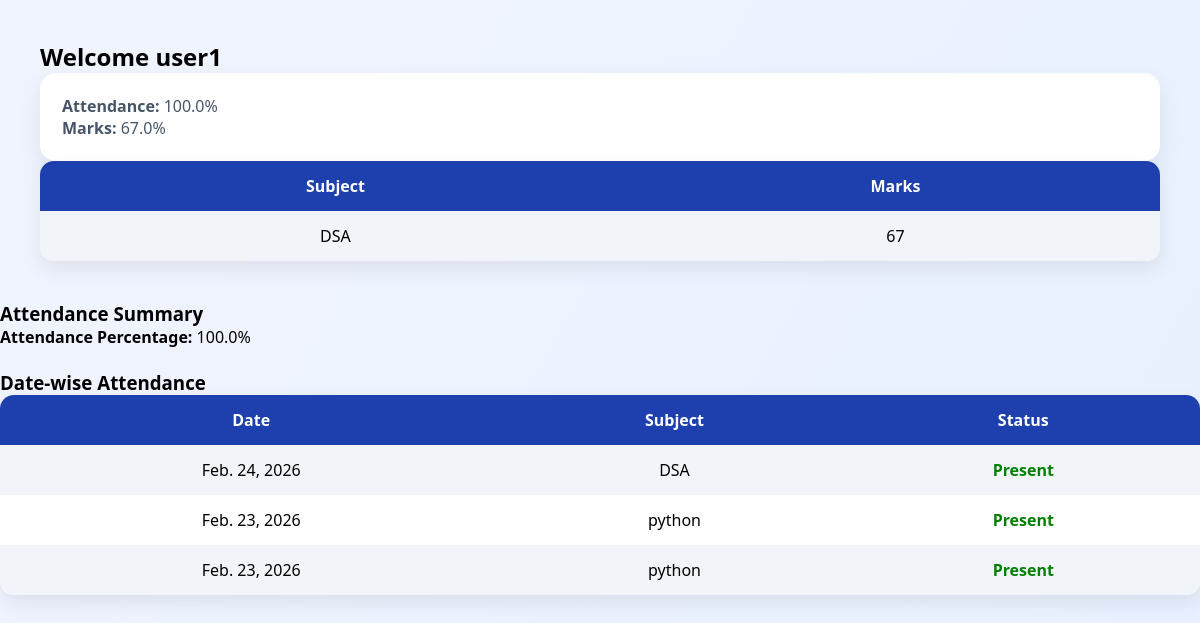
Page /dashboard/ (signed in) on the earlier database version.
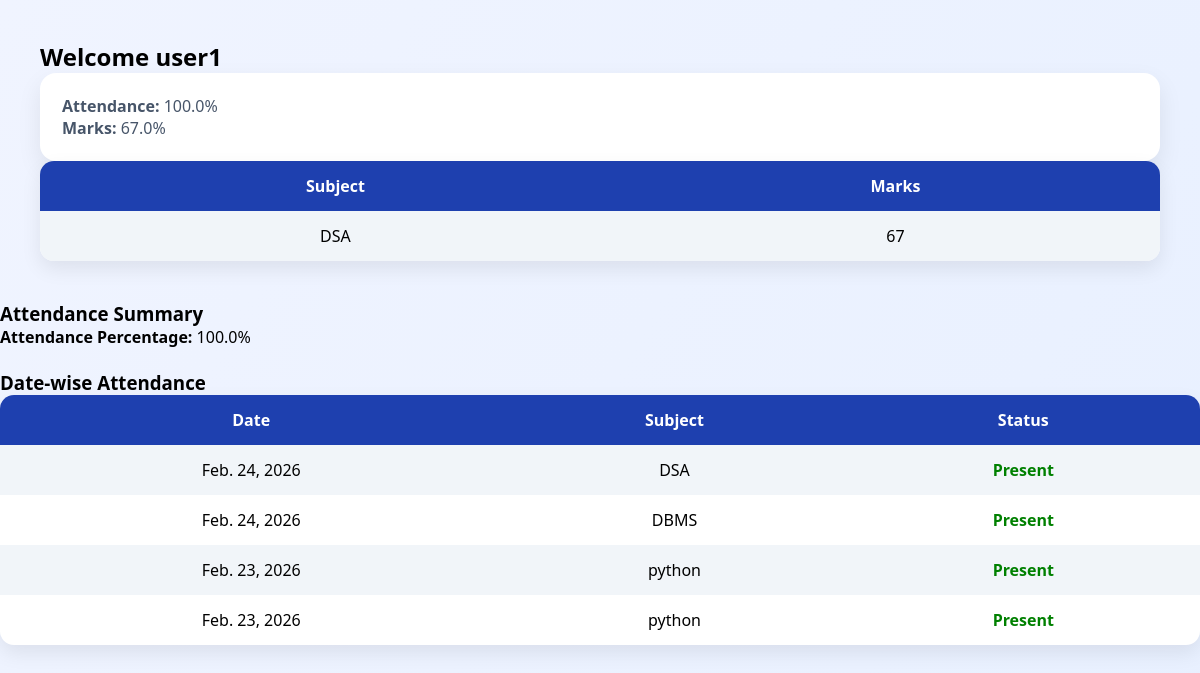
Same page on the later database version.
### app/models.py (models this page shows, shortened)
class Student(models.Model):
    user = models.OneToOneField(User, on_delete=models.CASCADE)
    roll_no = models.CharField(max_length=20)
    course = models.ForeignKey(Course, on_delete=models.CASCADE)
    year = models.IntegerField()

class Marks(models.Model):
    student = models.ForeignKey(Student, on_delete=models.CASCADE)
    subject = models.ForeignKey(Subject, on_delete=models.CASCADE)
    marks = models.IntegerField()

class Subject(models.Model):
    course = models.ForeignKey(Course, on_delete=models.CASCADE)
    name = models.CharField(max_length=100)
    code = models.CharField(max_length=20)

class Attendance(models.Model):
    student = models.ForeignKey(Student, on_delete=models.CASCADE)
    subject = models.ForeignKey(Subject, on_delete=models.CASCADE)
    date = models.DateField()
    status = models.BooleanField()

### app/views.py (the view, shortened to what this page needs)
# urls.py: path('dashboard/', views.dashboard, name='dashboard'),
@login_required
def dashboard(request):
    if hasattr(request.user, 'student'):
        student = request.user.student
        attendance_records = Attendance.objects.filter(
            student=student
        ).select_related('subject').order_by('-date')
        marks_records = Marks.objects.filter(student=student).select_related('subject')
        total_classes = attendance_records.count()
        present_classes = attendance_records.filter(status=True).count()
        attendance_percentage = 0
        if total_classes > 0:
            attendance_percentage = (present_classes / total_classes) * 100
        marks_percentage = 0
        if marks_records.count() > 0:
            marks_percentage = sum(m.marks for m in marks_records) / marks_records.count()
        return render(request, 'student_dashboard.html', {
            'student': student,
            'attendance_records': attendance_records,
            'attendance_percentage': round(attendance_percentage, 2),
            'marks_percentage': round(marks_percentage, 2),
            'marks_records': marks_records
        })
    elif request.user.is_superuser:
        return render(request, 'admin_dashboard.html')
    else:
        return render(request, 'unassigned_user.html')

### app/templates/student_dashboard.html (shortened to what this page needs)
{% load static %}
<!DOCTYPE html>
<html>
<head>
    <link rel="stylesheet" href="{% static 'css/style.css' %}">
</head>
<body>
<div class="container">
    <h2>Welcome {{ student.user.username }}</h2>
    <div class="card">
        <p><strong>Attendance:</strong> {{ attendance_percentage }}%</p>
        <p><strong>Marks:</strong> {{ marks_percentage }}%</p>
    </div>
    <table>
        <tr>
            <th>Subject</th>
            <th>Marks</th>
        </tr>
        {% for m in marks_records %}
        <tr>
            <td>{{ m.subject.name }}</td>
            <td>{{ m.marks }}</td>
        </tr>
        {% endfor %}
    </table>
</div>
<h3>Attendance Summary</h3>
<p><strong>Attendance Percentage:</strong> {{ attendance_percentage }}%</p>
<br>
<h3>Date-wise Attendance</h3>
<table>
    <tr>
        <th>Date</th>
        <th>Subject</th>
        <th>Status</th>
    </tr>
    {% for a in attendance_records %}
    <tr>
        <td>{{ a.date }}</td>
        <td>{{ a.subject.name }}</td>
        <td>
            {% if a.status %}
                <span style="color:green;font-weight:600;">Present</span>
            {% else %}
                <span style="color:red;font-weight:600;">Absent</span>
            {% endif %}
        </td>
    </tr>
    {% empty %}
    <tr>
        <td colspan="3">No attendance records found</td>
    </tr>
    {% endfor %}
</table>
</body>
</html>

### app/static/css/style.css (style rules this page uses)
* { margin: 0; padding: 0; box-sizing: border-box; font-family: "Segoe UI", Tahoma, sans-serif; }
body { background: linear-gradient(120deg, #f0f4ff, #e8f0ff); min-height: 100vh; }
.container { padding: 40px; }
.card { background: white; padding: 22px; border-radius: 16px; box-shadow: 0 10px 25px rgba(0,0,0,0.08); transition: transform 0.3s ease, box-shadow 0.3s ease; }
.card p { color: #475569; }
table { width: 100%; border-collapse: collapse; background: white; border-radius: 14px; overflow: hidden; box-shadow: 0 8px 20px rgba(0,0,0,0.08); }
th, td { padding: 14px; text-align: center; }
th { background: #1e40af; color: white; }
tr:nth-child(even) { background: #f1f5f9; }

Differences in the rows shown:
added Attendance: date "Feb. 24, 2026", subject.name "DBMS", status "Present"
